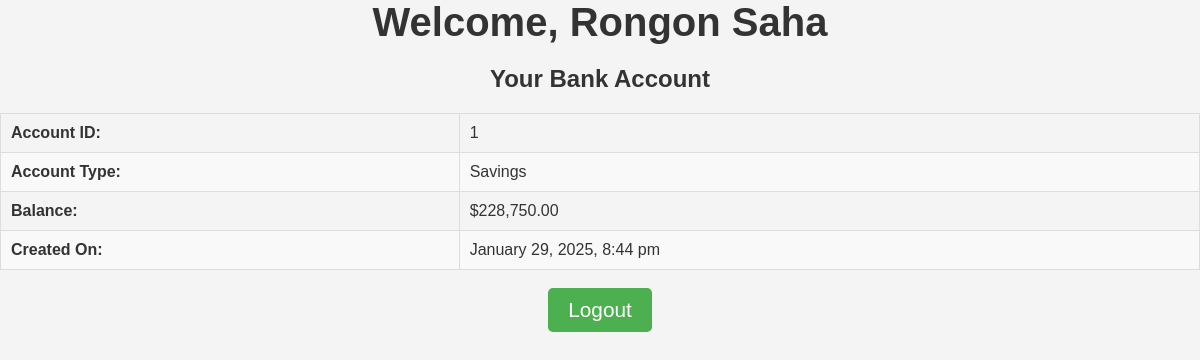
Screenshot of /customer/view/account.php (signed in) with the database file from the repository.
### tables this page shows
CREATE TABLE `customer` (
  `CustomerId` int(100) NOT NULL,
  `Name` text NOT NULL,
  `Email` varchar(100) NOT NULL,
  `password` varchar(100) NOT NULL,
  `Phone` int(100) NOT NULL
);

CREATE TABLE `bankaccount` (
  `AccountId` int(100) NOT NULL,
  `CustomerId` int(200) NOT NULL,
  `AccountType` varchar(100) NOT NULL,
  `Balance` int(100) NOT NULL,
  `CreatedDate` datetime(6) NOT NULL
);

### customer/view/account.php (the view, shortened to what this page needs)
<?php
$customerId = $_SESSION['CustomerId'];
$conn = connectDB();
$sqlCustomer = "SELECT * FROM customer WHERE CustomerId = :CustomerId";
$stmtCustomer = $conn->prepare($sqlCustomer);
$stmtCustomer->bindParam(':CustomerId', $customerId);
$stmtCustomer->execute();
$customer = $stmtCustomer->fetch(PDO::FETCH_ASSOC);
$sqlAccount = "SELECT * FROM bankaccount WHERE CustomerId = :CustomerId LIMIT 1";
$stmtAccount = $conn->prepare($sqlAccount);
$stmtAccount->bindParam(':CustomerId', $customerId);
$stmtAccount->execute();
$account = $stmtAccount->fetch(PDO::FETCH_ASSOC);
?>
<!DOCTYPE html>
<html lang="en">
<head>
    <link rel="stylesheet" href="../css/account.css">
</head>
<body>
    <center>
        <h1>Welcome, <?php echo htmlspecialchars($customer['Name']); ?></h1>
        <h2>Your Bank Account</h2>
        <table>
            <tr>
                <td><strong>Account ID:</strong></td>
                <td><?php echo $account['AccountId']; ?></td>
            </tr>
            <tr>
                <td><strong>Account Type:</strong></td>
                <td><?php echo htmlspecialchars($account['AccountType']); ?></td>
            </tr>
            <tr>
                <td><strong>Balance:</strong></td>
                <td>$<?php echo number_format($account['Balance'], 2); ?></td>
            </tr>
            <tr>
                <td><strong>Created On:</strong></td>
                <td><?php echo date("F j, Y, g:i a", strtotime($account['CreatedDate'])); ?></td>
            </tr>
        </table>
        <br>
        <a href="../control/logout.php">
            <button class="button">Logout</button>
        </a>
    </center>
</body>
</html>

### customer/css/account.css (style rules this page uses)
* { margin: 0; padding: 0; box-sizing: border-box; }
body { font-family: Arial, sans-serif; background-color: #f4f4f4; color: #333; }
h1 { font-size: 2em; color: #333; margin-bottom: 20px; text-align: center; }
table { width: 100%; border-collapse: collapse; margin-top: 20px; }
table td { padding: 10px; border: 1px solid #ddd; }
table td strong { font-weight: bold; }
table tr:nth-child(even) { background-color: #f9f9f9; }
.button { background-color: #4CAF50; color: white; padding: 10px 20px; border: none; border-radius: 5px; cursor: pointer; font-size: 1em; text-align: center; display: inline-block; text-decoration: none; }
@media (min-width: 1200px) { h1 { font-size: 2.5em; } }
@media (min-width: 1200px) { .button { font-size: 1.3em; } }

### rows the page displays
customer: Name "Rongon Saha"
bankaccount: AccountId "1", AccountType "Savings", Balance "228,750.00", CreatedDate "January 29, 2025, 8:44 pm"
